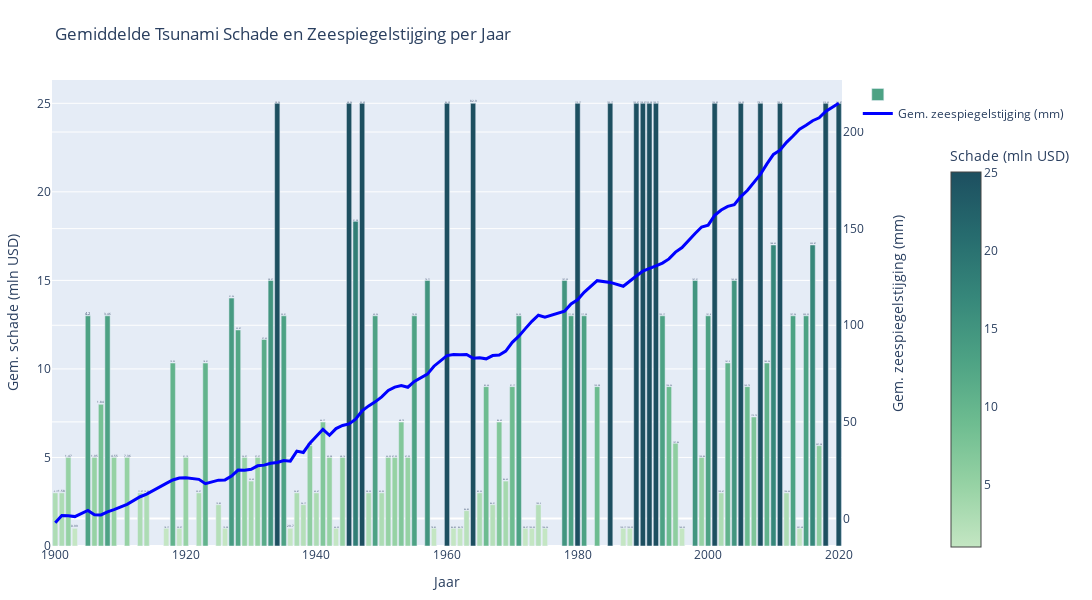

The cell this chart's notebook holds for it:
### Markdown cell above
Op de wereldkaart is te zien dat de zwaarst getroffen gebieden zich vooral bevinden in kustregio’s zoals Zuidoost-Azië. Deze gebieden zijn vaak laaggelegen, dichtbevolkt en economisch kwetsbaar. Juist in zulke regio’s kan een relatief kleine verandering in zeeniveau grote gevolgen hebben. De kaart laat zien dat waar dit risico het grootst is, de schade ook het meest geconcentreerd voorkomt. Naarmate de zeespiegel stijgt, en de jaren toenemen, wordt de schade van tsunami's (in USD) steeds hoger.
Ook in Plot 3 wordt duidelijk hoe de financiële schade van tsunami’s door de jaren heen is toegenomen. In deze visualisatie zijn de jaarlijkse schadebedragen in USD weergegeven, waarbij opvalt dat vooral in de meer recente jaren de economische impact aanzienlijk hoger ligt. De extreem hoge schadebedragen van de tsunami’s in 2004 en 2011 zijn uit de grafiek verwijderd, omdat deze uitschieters de schaal zo beïnvloedden dat de overige gegevens minder goed zichtbaar werden.

### Code cell
import pandas as pd
import numpy as np
import plotly.graph_objects as go
import re

# ------- 1. Parser voor schadebedragen -------
def parse_damage(val):
    if pd.isna(val):
        return np.nan
    val = val.upper().strip()

    if 'BILLION' in val or 'B' in val:
        nums = re.findall(r'\d+\.?\d*', val)
        if nums:
            return float(nums[0]) * 1000
    elif 'MILLION' in val or 'M' in val:
        nums = re.findall(r'\d+\.?\d*', val)
        if nums:
            return float(nums[0])
    elif 'LIMITED' in val or 'LIITED' in val or '<$1' in val:
        return 0.5
    else:
        nums = re.findall(r'\d+\.?\d*', val)
        if nums:
            return float(nums[0])

    return np.nan

# ------- 2. Kolommen hernoemen & schade omzetten -------
merged = merged.rename(columns={
    'year': 'YEAR',
    'mmfrom1993-2008average': 'Sea_Level_Change_mm'
})

merged['Estimated_Damage_MillionUSD'] = merged['DAMAGE_TOTAL_DESCRIPTION'].apply(parse_damage)

# ------- 3. Gemiddelden per jaar berekenen -------
bubble_data = merged.groupby('YEAR').agg({
    'Sea_Level_Change_mm': 'mean',
    'Estimated_Damage_MillionUSD': 'mean',
    'DAMAGE_TOTAL_DESCRIPTION': 'count'
}).reset_index().rename(columns={'DAMAGE_TOTAL_DESCRIPTION': 'Tsunami_Count'})

# Filter voor geldige waarden en max schade 15 miljoen
bubble_data = bubble_data.dropna(subset=['Sea_Level_Change_mm', 'Estimated_Damage_MillionUSD'])
bubble_data = bubble_data[bubble_data['Estimated_Damage_MillionUSD'] <= 100]

# ------- 4. Plot met bar (schade) + lijn (zeespiegel) -------
fig = go.Figure()

# Bar voor schade met aangepaste hover info én verplaatste colorbar
fig.add_trace(go.Bar(
    x=bubble_data['YEAR'],
    y=bubble_data['Estimated_Damage_MillionUSD'],
    name='',
    marker=dict(
        color=bubble_data['Estimated_Damage_MillionUSD'],
        colorscale='blugrn',
        colorbar=dict(
            title='Schade (mln USD)',
            x=1.125,            # Iets naar rechts verplaatst
            y=0.425,             # Iets naar beneden (midden van de grafiek)
            xanchor='left',
            yanchor='middle',
            len=0.9           # Korte schaalbalk
        ),
        showscale=True
    ),
    hovertemplate=
        '<b>Jaar:</b> %{x}<br>'+
        '<b>Gem. schade:</b> %{y:.2f} mln USD<br>'+
        '<b>Aantal tsunami’s:</b> %{customdata}<br>'+
        '<b>Gem. zeespiegelstijging:</b> %{text:.2f} mm<br>',
    customdata=bubble_data['Tsunami_Count'],
    text=bubble_data['Sea_Level_Change_mm'],
))


# Lijn voor zeespiegel zonder markers, met eigen y-as
fig.add_trace(go.Scatter(
    x=bubble_data['YEAR'],
    y=bubble_data['Sea_Level_Change_mm'],
    name='Gem. zeespiegelstijging (mm)',
    yaxis='y2',
    mode='lines',  # alleen lijn, geen markers
    line=dict(color='blue', width=3),
    hoverinfo='none'  # hover info via bar, dus hier niet nodig
))

# Layout met twee y-assen
fig.update_layout(
    title='Gemiddelde Tsunami Schade en Zeespiegelstijging per Jaar',
    xaxis=dict(title='Jaar'),
    yaxis=dict(
        title='Gem. schade (mln USD)',
        rangemode='tozero'
    ),
yaxis2=dict(
    title='Gem. zeespiegelstijging (mm)',
    overlaying='y',
    side='right',
    rangemode='tozero',
    title_font=dict(
        size=14,
    ),
    title_standoff=30
),

    height=600,
    width=1100,
    margin=dict(l=50, r=80, t=80, b=50)
)

fig.show()

### Figure 1 — Plotly figure (JSON) as saved in the notebook; plotly's stock layout.template omitted (floating-point values rounded to 4 significant figures)
{"data": [{"customdata": [2, 2, 1, 1, 2, 2, 4, 2, 2, 2, 2, 4, 3, 3, 1, 1, 2, 3, 3, 1, 4, 5, 2, 3, 1, 3, 2, 1, 2, 1, 2, 3, 6, 2, 4, 1, 1, 1, 1, 3, 1, 2, 2, 2, 1, 1, 4, 1, 2, 2, 2, 2, 1, 2, 4, 2, 4, 3, 3, 6, 3, 3, 2, 1, 1, 3, 1, 2, 5, 1, 2, 3, 2, 1, 1, 1, 1, 1, 2, 2, 3, 5, 3, 2, 1, 2, 2, 4, 3, 2, 1, 3, 7, 1, 3, 3, 1, 4, 2, 1, 2, 3, 6, 3, 1], "hovertemplate": "<b>Jaar:</b> %{x}<br><b>Gem. schade:</b> %{y:.2f} mln USD<br><b>Aantal tsunami’s:</b> %{customdata}<br><b>Gem. zeespiegelstijging:</b> %{text:.2f} mm<br>", "marker": {"color": [3.0, 3.0, 5.0, 1.0, 13.0, 5.0, 8.0, 13.0, 5.0, 5.0, 3.0, 3.0, 1.0, 10.33, 1.0, 5.0, 3.0, 10.33, 2.333, 1.0, 14.0, 12.2, 5.0, 3.667, 5.0, 11.67, 15.0, 25.0, 13.0, 1.0, 3.0, 2.333, 5.667, 3.0, 7.0, 5.0, 1.0, 5.0, 25.0, 18.33, 25.0, 3.0, 13.0, 3.0, 5.0, 5.0, 7.0, 5.0, 13.0, 15.0, 1.0, 25.0, 1.0, 1.0, 2.0, 25.0, 3.0, 9.0, 2.333, 7.0, 3.667, 9.0, 13.0, 1.0, 1.0, 2.333, 1.0, 15.0, 13.0, 25.0, 13.0, 9.0, 25.0, 1.0, 1.0, 25.0, 25.0, 25.0, 25.0, 13.0, 9.0, 5.8, 1.0, 15.0, 5.0, 13.0, 25.0, 3.0, 10.33, 15.0, 25.0, 9.0, 7.286, 25.0, 10.33, 17.0, 25.0, 3.0, 13.0, 1.0, 13.0, 17.0, 5.667, 25.0, 25.0], "colorbar": {"len": 0.9, "title": {"text": "Schade (mln USD)"}, "x": 1.125, "xanchor": "left", "y": 0.425, "yanchor": "middle"}, "colorscale": [[0, "rgb(196, 230, 195)"], [0.1667, "rgb(150, 210, 164)"], [0.3333, "rgb(109, 188, 144)"], [0.5, "rgb(77, 162, 132)"], [0.6667, "rgb(54, 135, 122)"], [0.8333, "rgb(38, 107, 110)"], [1, "rgb(29, 79, 96)"]], "showscale": true}, "name": "", "text": [-2.17, 1.58, 1.47, 0.99, 4.2, 1.95, 1.84, 3.46, 4.55, 7.36, 11.27, 12.59, 18.17, 19.92, 20.97, 21.13, 20.27, 18.01, 19.85, 19.98, 21.96, 25.07, 24.97, 25.49, 27.27, 27.62, 28.57, 28.96, 30.01, 29.7, 34.87, 34.17, 38.98, 42.67, 46.17, 43.08, 46.53, 48.14, 48.94, 51.38, 55.69, 58.29, 60.36, 62.95, 66.25, 67.99, 68.79, 67.93, 70.92, 74.71, 78.82, 84.29, 84.89, 84.73, 84.85, 82.9, 83.22, 82.64, 84.31, 84.63, 86.63, 91.17, 94.39, 98.27, 102.0, 105.2, 104.2, 107.3, 111.0, 113.2, 117.1, 123.1, 122.2, 120.2, 123.0, 125.5, 128.1, 129.3, 130.7, 132.2, 134.3, 137.9, 140.2, 147.5, 150.8, 151.8, 156.9, 159.7, 161.5, 162.5, 166.6, 169.8, 173.8, 178.1, 183.5, 188.4, 190.6, 194.6, 198.0, 201.5, 203.5, 205.9, 207.4, 210.6, 214.9], "type": "bar", "x": [1900, 1901, 1902, 1903, 1905, 1906, 1907, 1908, 1909, 1911, 1913, 1914, 1917, 1918, 1919, 1920, 1922, 1923, 1925, 1926, 1927, 1928, 1929, 1930, 1931, 1932, 1933, 1934, 1935, 1936, 1937, 1938, 1939, 1940, 1941, 1942, 1943, 1944, 1945, 1946, 1947, 1948, 1949, 1950, 1951, 1952, 1953, 1954, 1955, 1957, 1958, 1960, 1961, 1962, 1963, 1964, 1965, 1966, 1967, 1968, 1969, 1970, 1971, 1972, 1973, 1974, 1975, 1978, 1979, 1980, 1981, 1983, 1985, 1987, 1988, 1989, 1990, 1991, 1992, 1993, 1994, 1995, 1996, 1998, 1999, 2000, 2001, 2002, 2003, 2004, 2005, 2006, 2007, 2008, 2009, 2010, 2011, 2012, 2013, 2014, 2015, 2016, 2017, 2018, 2020], "y": [3.0, 3.0, 5.0, 1.0, 13.0, 5.0, 8.0, 13.0, 5.0, 5.0, 3.0, 3.0, 1.0, 10.33, 1.0, 5.0, 3.0, 10.33, 2.333, 1.0, 14.0, 12.2, 5.0, 3.667, 5.0, 11.67, 15.0, 25.0, 13.0, 1.0, 3.0, 2.333, 5.667, 3.0, 7.0, 5.0, 1.0, 5.0, 25.0, 18.33, 25.0, 3.0, 13.0, 3.0, 5.0, 5.0, 7.0, 5.0, 13.0, 15.0, 1.0, 25.0, 1.0, 1.0, 2.0, 25.0, 3.0, 9.0, 2.333, 7.0, 3.667, 9.0, 13.0, 1.0, 1.0, 2.333, 1.0, 15.0, 13.0, 25.0, 13.0, 9.0, 25.0, 1.0, 1.0, 25.0, 25.0, 25.0, 25.0, 13.0, 9.0, 5.8, 1.0, 15.0, 5.0, 13.0, 25.0, 3.0, 10.33, 15.0, 25.0, 9.0, 7.286, 25.0, 10.33, 17.0, 25.0, 3.0, 13.0, 1.0, 13.0, 17.0, 5.667, 25.0, 25.0]}, {"hoverinfo": "none", "line": {"color": "blue", "width": 3}, "mode": "lines", "name": "Gem. zeespiegelstijging (mm)", "type": "scatter", "x": [1900, 1901, 1902, 1903, 1905, 1906, 1907, 1908, 1909, 1911, 1913, 1914, 1917, 1918, 1919, 1920, 1922, 1923, 1925, 1926, 1927, 1928, 1929, 1930, 1931, 1932, 1933, 1934, 1935, 1936, 1937, 1938, 1939, 1940, 1941, 1942, 1943, 1944, 1945, 1946, 1947, 1948, 1949, 1950, 1951, 1952, 1953, 1954, 1955, 1957, 1958, 1960, 1961, 1962, 1963, 1964, 1965, 1966, 1967, 1968, 1969, 1970, 1971, 1972, 1973, 1974, 1975, 1978, 1979, 1980, 1981, 1983, 1985, 1987, 1988, 1989, 1990, 1991, 1992, 1993, 1994, 1995, 1996, 1998, 1999, 2000, 2001, 2002, 2003, 2004, 2005, 2006, 2007, 2008, 2009, 2010, 2011, 2012, 2013, 2014, 2015, 2016, 2017, 2018, 2020], "y": [-2.17, 1.58, 1.47, 0.99, 4.2, 1.95, 1.84, 3.46, 4.55, 7.36, 11.27, 12.59, 18.17, 19.92, 20.97, 21.13, 20.27, 18.01, 19.85, 19.98, 21.96, 25.07, 24.97, 25.49, 27.27, 27.62, 28.57, 28.96, 30.01, 29.7, 34.87, 34.17, 38.98, 42.67, 46.17, 43.08, 46.53, 48.14, 48.94, 51.38, 55.69, 58.29, 60.36, 62.95, 66.25, 67.99, 68.79, 67.93, 70.92, 74.71, 78.82, 84.29, 84.89, 84.73, 84.85, 82.9, 83.22, 82.64, 84.31, 84.63, 86.63, 91.17, 94.39, 98.27, 102.0, 105.2, 104.2, 107.3, 111.0, 113.2, 117.1, 123.1, 122.2, 120.2, 123.0, 125.5, 128.1, 129.3, 130.7, 132.2, 134.3, 137.9, 140.2, 147.5, 150.8, 151.8, 156.9, 159.7, 161.5, 162.5, 166.6, 169.8, 173.8, 178.1, 183.5, 188.4, 190.6, 194.6, 198.0, 201.5, 203.5, 205.9, 207.4, 210.6, 214.9], "yaxis": "y2"}], "layout": {"height": 600, "margin": {"b": 50, "l": 50, "r": 80, "t": 80}, "title": {"text": "Gemiddelde Tsunami Schade en Zeespiegelstijging per Jaar"}, "width": 1100, "xaxis": {"title": {"text": "Jaar"}}, "yaxis": {"rangemode": "tozero", "title": {"text": "Gem. schade (mln USD)"}}, "yaxis2": {"overlaying": "y", "rangemode": "tozero", "side": "right", "title": {"font": {"size": 14}, "standoff": 30, "text": "Gem. zeespiegelstijging (mm)"}}}}
